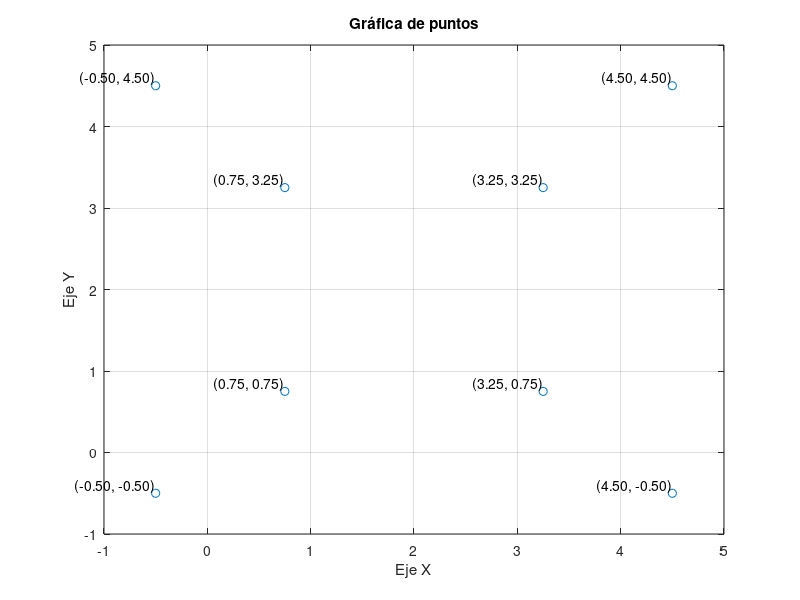

This figure's MATLAB source:
% @autor: Armando Salazar
% @date: 07-11-23

clear, clc
vector = [2 2 5];
% x, y, z
points = [
    1 1 1;
    1 3 1;
    3 1 1;
    3 3 1;
    1 1 3;
    1 3 3;
    3 1 3;
    3 3 3];

for i=1:size(points,1)
    u=-vector(3)/(points(i,3)-vector(3));
    points(i,1)=vector(1)+(points(i,1)-vector(1))*u;
    points(i,2)=vector(2)+(points(i,2)-vector(2))*u;
    points(i,3)=vector(3)+(points(i,3)-vector(3))*u;
    % fprintf('x:%.2f\ty:%.2f\n', points(i,1), points(i,2));
end

clear i u vector

x = points(:,1);
y = points(:,2);



clear points

plot(x, y, 'o')

xlabel('Eje X')
ylabel('Eje Y')

title('Gráfica de puntos')

grid on

%axis equal

% Añadir etiquetas a cada punto
for i = 1:length(x)
    % text(x(i), y(i), sprintf('(%d, %d)', round(x(i)), round(y(i))), 'VerticalAlignment', 'bottom', 'HorizontalAlignment', 'right');
    text(x(i), y(i), sprintf('(%.2f, %.2f)', x(i), y(i)), 'VerticalAlignment', 'bottom', 'HorizontalAlignment', 'right');
end
